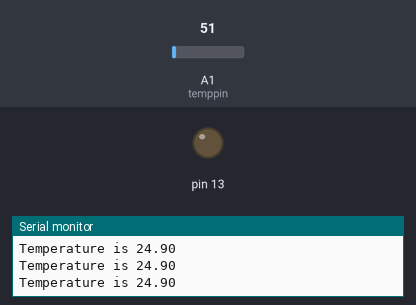
Simulated run of this sketch. Board: Arduino Uno, built with avr-gcc and run on an emulated ATmega328P. On the bench: output pins drawn as LEDs (lit = HIGH), the last lines printed to the serial monitor. The inputs (shaded band) are chosen by the test bench; at power-on: A1 (temppin) = 51.

Above: at 1.2 s.
1.3 s: A1 (temppin) set to 58
At 2.5 s:
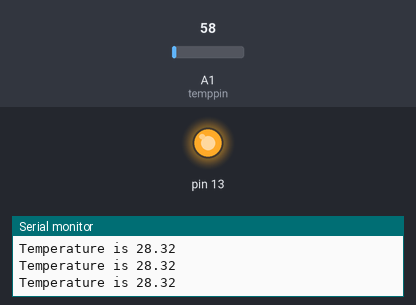
2.8 s: A1 (temppin) set to 30
At 4.1 s:
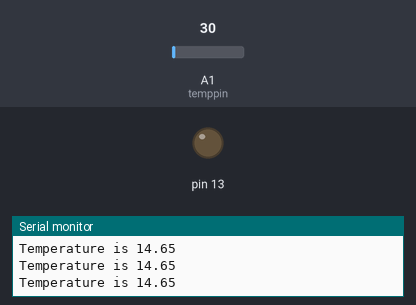
5.8 s: A1 (temppin) set to 61
At 6.3 s:
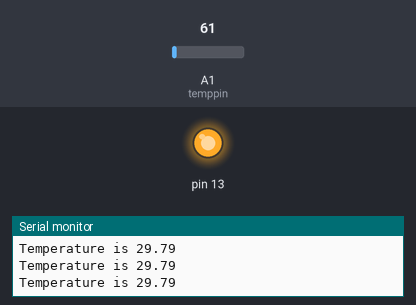
Timing chart, 0 to 8.8 s (numbered marks = the images above; inputs shaded):
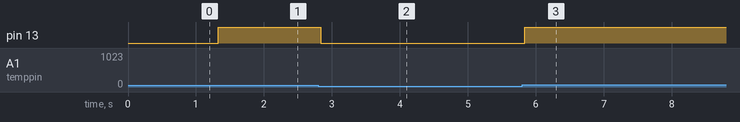

The sketch:

temp.ino
```cpp
int temppin=1;

void setup() {
  pinMode(13,OUTPUT);
  Serial.begin(9600);
}

void loop() {
  float val=analogRead(temppin);
  float mv =(val/1024)*5000;
  float cel =(mv/10);
  Serial.print("Temperature is ");
  Serial.println(cel);

  if(cel > 25)
  {
    digitalWrite(13,HIGH);
  }
  else
  {
    digitalWrite(13,LOW);
  }
}
```

Measured:
- the behaviour switches between 51 and 52 on A1 (temppin) (found by bisection; images 0 and 1)
- after the input at 1.3 s, pin 13: LOW → HIGH at once
- after the input at 2.8 s, pin 13: HIGH → LOW at once
- after the input at 5.8 s, pin 13: LOW → HIGH at once
